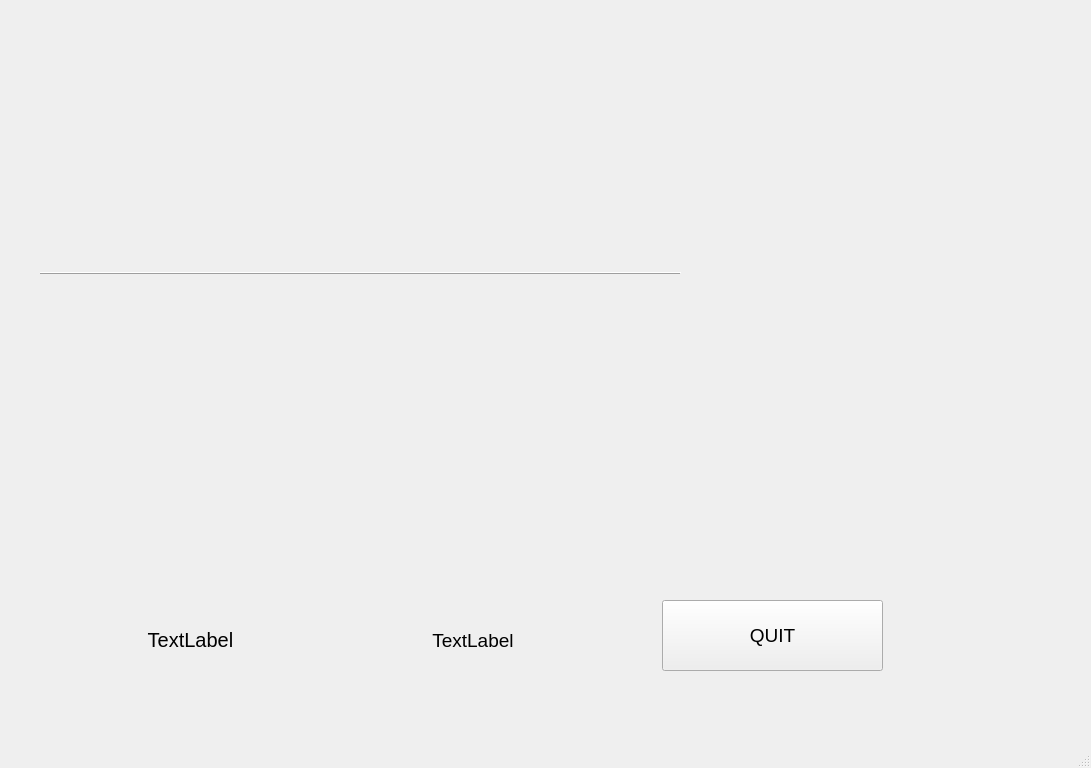
<?xml version="1.0" encoding="UTF-8"?>
<ui version="4.0">
 <class>MainWindow</class>
 <widget class="QMainWindow" name="MainWindow">
  <property name="geometry">
   <rect>
    <x>0</x>
    <y>0</y>
    <width>1091</width>
    <height>768</height>
   </rect>
  </property>
  <property name="font">
   <font>
    <pointsize>6</pointsize>
   </font>
  </property>
  <property name="windowTitle">
   <string>MainWindow</string>
  </property>
  <property name="toolButtonStyle">
   <enum>Qt::ToolButtonIconOnly</enum>
  </property>
  <property name="tabShape">
   <enum>QTabWidget::Rounded</enum>
  </property>
  <widget class="QWidget" name="centralwidget">
   <widget class="QLabel" name="camera_label">
    <property name="geometry">
     <rect>
      <x>40</x>
      <y>28</y>
      <width>641</width>
      <height>491</height>
     </rect>
    </property>
    <property name="frameShape">
     <enum>QFrame::HLine</enum>
    </property>
    <property name="frameShadow">
     <enum>QFrame::Raised</enum>
    </property>
    <property name="text">
     <string/>
    </property>
    <property name="textFormat">
     <enum>Qt::AutoText</enum>
    </property>
    <property name="pixmap">
     <pixmap resource="images/camera.qrc">:/img_/video-camera-icon.jpg</pixmap>
    </property>
    <property name="scaledContents">
     <bool>true</bool>
    </property>
    <property name="wordWrap">
     <bool>false</bool>
    </property>
   </widget>
   <widget class="QWidget" name="horizontalLayoutWidget">
    <property name="geometry">
     <rect>
      <x>40</x>
      <y>600</y>
      <width>571</width>
      <height>80</height>
     </rect>
    </property>
    <layout class="QHBoxLayout" name="players">
     <property name="leftMargin">
      <number>12</number>
     </property>
     <item>
      <widget class="QLabel" name="p1_label">
       <property name="font">
        <font>
         <pointsize>15</pointsize>
        </font>
       </property>
       <property name="text">
        <string>TextLabel</string>
       </property>
       <property name="alignment">
        <set>Qt::AlignCenter</set>
       </property>
      </widget>
     </item>
     <item>
      <widget class="QLabel" name="p2_label">
       <property name="font">
        <font>
         <pointsize>14</pointsize>
        </font>
       </property>
       <property name="layoutDirection">
        <enum>Qt::RightToLeft</enum>
       </property>
       <property name="autoFillBackground">
        <bool>false</bool>
       </property>
       <property name="text">
        <string>TextLabel</string>
       </property>
       <property name="alignment">
        <set>Qt::AlignCenter</set>
       </property>
      </widget>
     </item>
    </layout>
   </widget>
   <widget class="QPushButton" name="quiter">
    <property name="geometry">
     <rect>
      <x>662</x>
      <y>600</y>
      <width>221</width>
      <height>71</height>
     </rect>
    </property>
    <property name="font">
     <font>
      <pointsize>14</pointsize>
     </font>
    </property>
    <property name="text">
     <string>QUIT</string>
    </property>
   </widget>
  </widget>
  <widget class="QStatusBar" name="statusbar"/>
  <widget class="QMenuBar" name="menubar">
   <property name="geometry">
    <rect>
     <x>0</x>
     <y>0</y>
     <width>1091</width>
     <height>26</height>
    </rect>
   </property>
  </widget>
 </widget>
 <resources>
  <include location="images/camera.qrc"/>
 </resources>
 <connections/>
</ui>
